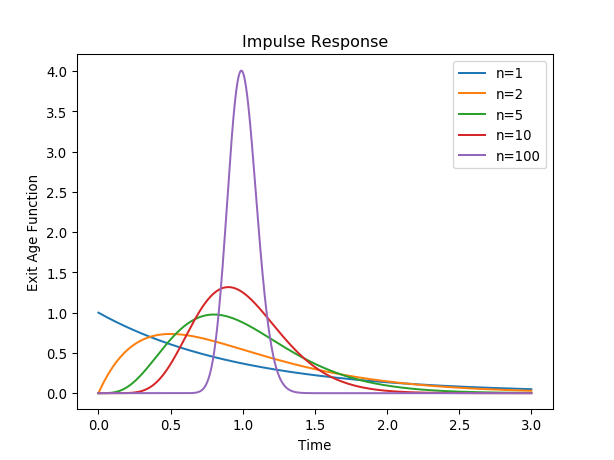

Generate this figure with Python:
for n in [1, 2, 5, 10, 100]:
    a = rtdpy.Ncstr(tau=1, n=n, dt=.001, time_end=3)
    plt.plot(a.time, a.exitage, label="n={}".format(n))

plt.xlabel('Time')
plt.ylabel('Exit Age Function')
plt.title('Impulse Response')
plt.legend()
